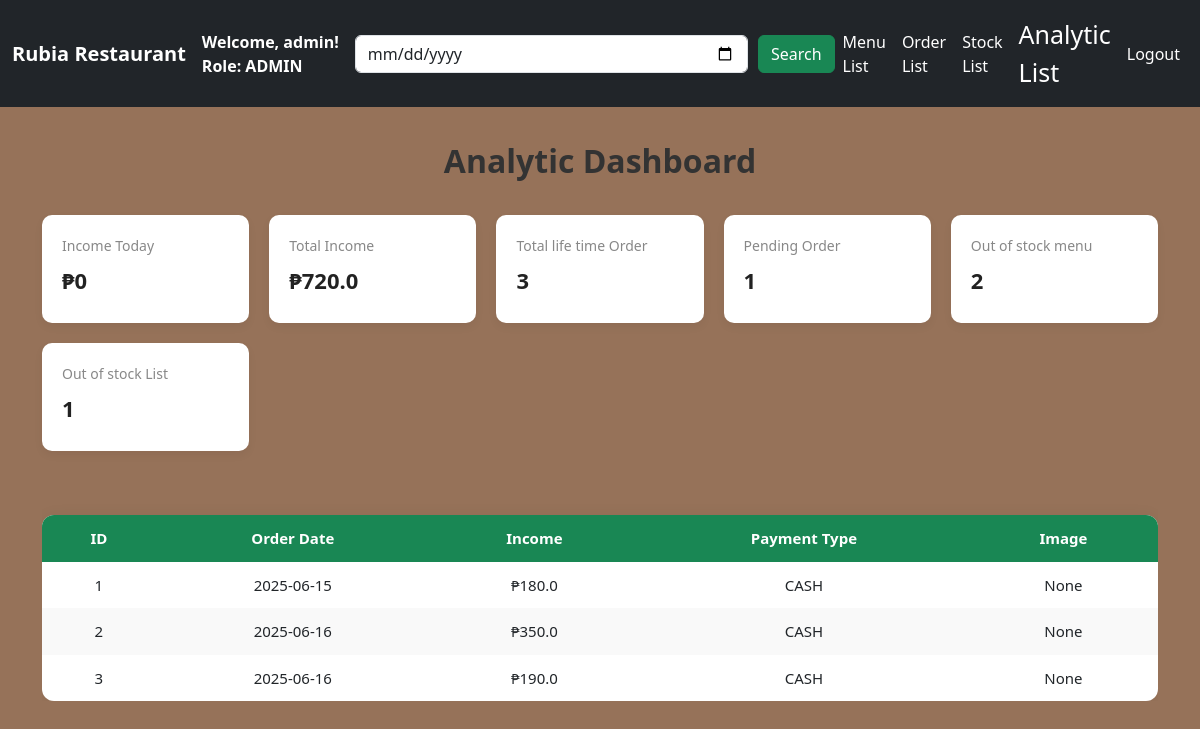
Page /analytic/list (signed in) on the earlier database version.
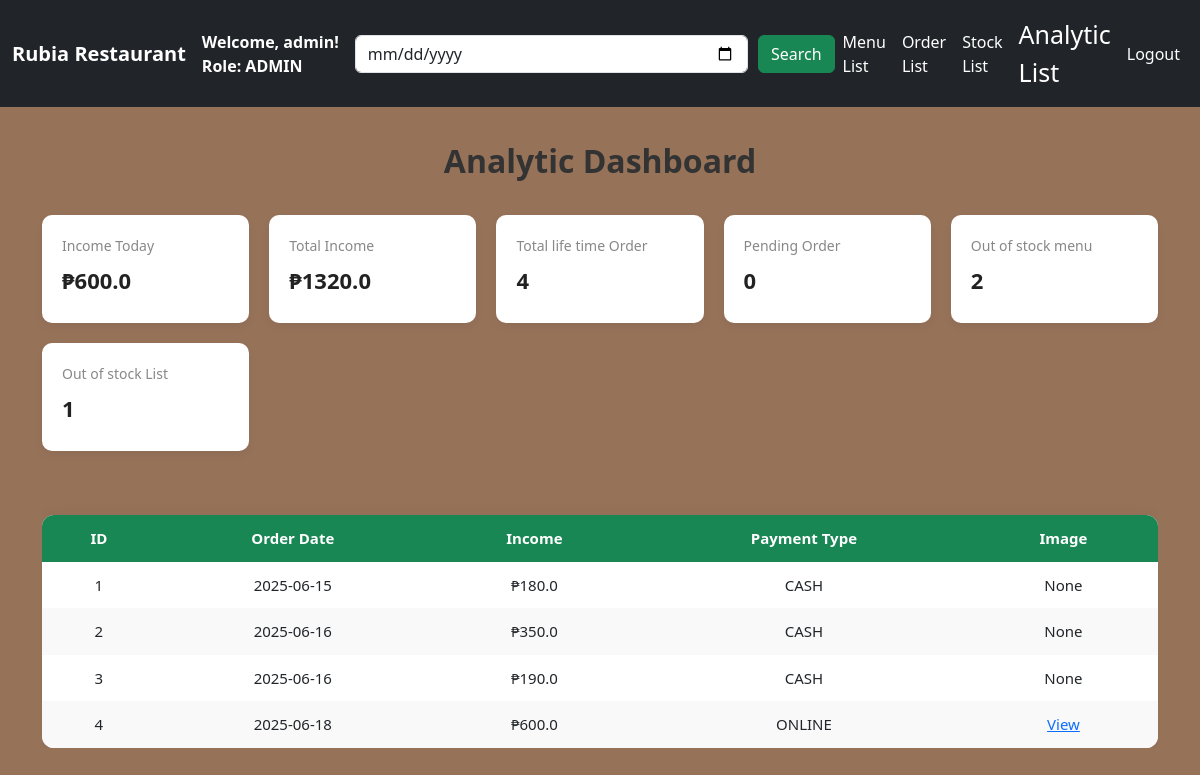
Same page on the later database version.
### function/model.py (models this page shows)
class Income_table(SQLModel, table=True):
    id:              int                     = Field(default=None, primary_key=True)
    order_date:      datetime.date           = Field(default_factory=datetime.date.today)
    income:          float                   = Field(nullable=False)
    payment_type:    PaymentEnum             = Field()
    image_url:       str                     = Field()
    order_list_item: str                     = Field()
    holder: Optional["Income_Holder"] = Relationship(back_populates="order")

### main.py (the view)
@app.route("/analytic/list",methods=['GET','POST'])
def analytic_list():
    if 'user_id' not in flask_session:
        return redirect(url_for('login'))
    role = flask_session.get('role')
    if role not in ['ADMIN', 'EMPLOYEE']:
        flash('You cannot Edit this','error')
        return redirect(url_for('restrict_access'))
    username = flask_session.get('username')
    role =   flask_session.get('role')
    image_names = os.listdir('static/images')
    page = request.args.get('page',1,type=int)
    PER_PAGE = 6
    with DbaseSession(engine) as session:
        if role  in ['EMPLOYEE','ADMIN']:
            stmt = select(Income_table)
            data = session.exec(stmt).all()
            stmt2 = select(Order_List).options(selectinload(Order_List.menu))
            orders = session.exec(stmt2).all()
            count  = len(set(order.table for order in orders)) # we use this to count only range
            stmt3 = session.exec(select(Menu_List).where(Menu_List.quantity == 0)).all()
            out_of_stock = len(stmt3) #this will count out of stock menu
            stmt4 = session.exec(select(Kitchen_Stock).where(Kitchen_Stock.quantity == 0)).all()
            out_of_stock_list = len(stmt4)
            stmt5 = session.exec(select(Income_Holder)).all()
            life_time_order = len(stmt5)
            stmt6 = select(Income_Today).where(Income_Today.transaction_date == date.today())
            data2 = session.exec(stmt6).all()
        if request.method == 'POST':
            query_date = request.form.get('query_date')
            if query_date:
                stmt = stmt.where(Income_table.order_date.ilike(f"%{query_date}%"))
    income_today_holder = []
    for item2 in data2:
        income_today_holder.append(item2.balance)
    income_holder = []
    for item in data:
        print(item.income)
        income_holder.append(item.income)
    total = len(data)
    start = (page - 1) * PER_PAGE
    end = start + PER_PAGE
    paginated_data = data[start:end]
    context = {
        'income_today':sum(income_today_holder),
        'total_income': sum(income_holder),
        'income_table': paginated_data,
        'username': username,
        'role': role,
        'page':page,
        'images_name': image_names,
        'total_pages': (total + PER_PAGE - 1) // PER_PAGE,
        'today':today,
        'count':count,
        'out_of_stock':out_of_stock,
        'out_of_stock_list':out_of_stock_list,
        'life_time_order':life_time_order
    }
    return render_template('analytics.html',**context)

### function/model.py (called while the page is built)
    def __str__(self):
        return self.value

### templates/analytics.html (shortened to what this page needs)
<!DOCTYPE html>
<html lang="en">
<head>
  <link href="https://cdn.jsdelivr.net/npm/bootstrap@5.3.6/dist/css/bootstrap.min.css" rel="stylesheet">
</head>
<body>
  <nav class="navbar navbar-expand-lg navbar-dark bg-dark fixed-top">
    <div class="container-fluid">
      <a class="navbar-brand fw-bold">Rubia Restaurant</a>
      <div class="d-flex flex-column text-white me-3">
        <span class="fw-bold">Welcome, {{ username }}!</span>
        <span class="fw-bold">Role: {{ role }}</span>
      </div>
      <div class="collapse navbar-collapse justify-content-between" id="navbarNav">
        <form class="d-flex mx-auto" action="/analytic/list" method="POST" style="max-width: 600px; width: 100%;">
          <input type="date" class="form-control" name="query_date" placeholder="Search by Date">
        <div style="margin-left:10px;">
          <button type="submit" class="btn btn-success">Search</button>
        </div>
        </form>
        <ul class="navbar-nav align-items-center">
          {% if role in ['ADMIN', 'EMPLOYEE'] %}
          <li class="nav-item"><a class="nav-link text-white" href="/menu/list">Menu List</a></li>
          <li class="nav-item"><a class="nav-link text-white" href="/order/list">Order List</a></li>
          <li class="nav-item"><a class="nav-link text-white" href="/stock/list">Stock List</a></li>
          <li class="nav-item"><a class="nav-link text-white" href="/analytic/list" style="font-size:25px;" >Analytic List</a></li>
          {% endif %}
          <li class="nav-item"><a class="nav-link text-white" href="/logout">Logout</a></li>
        </ul>
      </div>
    </div>
  </nav>
  <div class="container py-5">
    <div style="color:white">
      <h2 class="section-title">Analytic Dashboard</h2>
    </div>
    <div class="dashboard">
      <div class="box">
        <div class="title">Income Today</div>
        <div class="count">₱{{ income_today }}</div>
      </div>
      <div class="box">
        <div class="title">Total Income</div>
        <div class="count">₱{{ total_income }}</div>
      </div>
      <div class="box">
        <div class="title">Total life time Order</div>
        <div class="count">{{life_time_order}}</div>
      </div>
      <div class="box">
        <div class="title">Pending Order</div>
        <div class="count">{{count}}</div>
      </div>
      <div class="box">
        <div class="title">Out of stock menu</div>
        <div class="count">{{out_of_stock}}</div>
      </div>
      <div class="box">
        <div class="title">Out of stock List</div>
        <div class="count">{{out_of_stock_list}}</div>
      </div>
    </div>
    <div class="table-responsive">
      <table class="styled-table mt-4">
        <thead>
          <tr>
            <th>ID</th>
            <th>Order Date</th>
            <th>Income</th>
            <th>Payment Type</th>
            <th>Image</th>
          </tr>
        </thead>
        <tbody>
          {% for item in income_table %}
          <tr>
            <td>{{ item.id }}</td>
            <td>{{ item.order_date }}</td>
            <td>₱{{ item.income }}</td>
            <td>{{ item.payment_type }}</td>
            {% if item.payment_type != 'CASH' %}
            <td><a href="{{ url_for('view_payment_analytic',_id=item.id) }}">View</a></td>
            {%else%}
            <td>None</td>
            {%endif%}
          </tr>
          {% endfor %}
        </tbody>
      </table>
    </div>
</div>
</body>
</html>

### templates/analytics.html (style rules this page uses)
body { background-color: #967259; padding-top: 70px; font-family: 'Segoe UI', Tahoma, Geneva, Verdana, sans-serif; }
.dashboard { display: grid; grid-template-columns: repeat(auto-fit, minmax(180px, 1fr)); gap: 20px; margin-bottom: 40px; }
.box { background: white; border-radius: 10px; padding: 20px; box-shadow: 0 4px 10px rgba(0,0,0,0.05); transition: 0.3s; }
.title { font-size: 14px; color: #888; margin-bottom: 8px; }
.count { font-size: 22px; font-weight: 600; margin-bottom: 6px; color: #222; }
.styled-table { width: 100%; border-collapse: collapse; border-radius: 12px; overflow: hidden; box-shadow: 0 0 15px rgba(0, 0, 0, 0.05); background-color: white; }
.styled-table thead { background-color: #198754; color: white; text-align: center; }
.styled-table th, .styled-table td { padding: 12px 15px; text-align: center; font-size: 15px; }
.styled-table tbody tr:nth-of-type(even) { background-color: #f9f9f9; }
h2.section-title { font-weight: 700; color: #333; text-align: center; margin-bottom: 35px; }

Differences in the rows shown:
added Income_table: id "4", order_date "2025-06-18", income "600.0", payment_type "ONLINE"
Other differences:
{{ income_today }}: "0" → "600.0"
{{ total_income }}: "720.0" → "1320.0"
{{ life_time_order }}: "3" → "4"
{{ count }}: "1" → "0"
